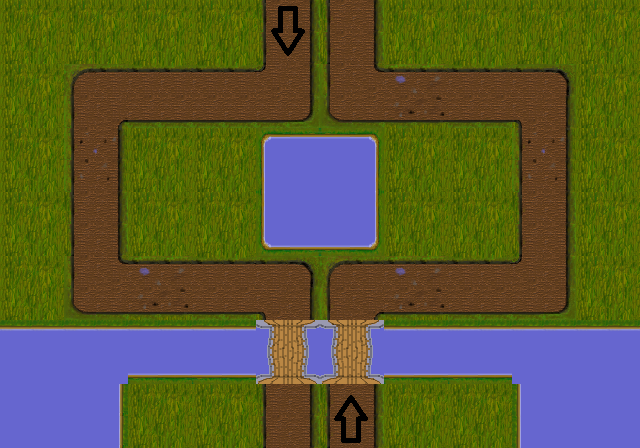

This game map was drawn from its Tiled (.tmx) file and the tilesets committed beside it. A one-line description and the full map source follow:
An orthogonal 10x7 tile map with 64x64 px tiles, 1 tile layer (Tile Layer 1).

<map version="1.0" orientation="orthogonal" width="10" height="7" tilewidth="64" tileheight="64">
 <tileset firstgid="1" name="Tileset" tilewidth="64" tileheight="64">
  <image source="../art/Tileset.png" width="576" height="576" />
 </tileset>
 <layer name="Tile Layer 1" width="10" height="7">
  <data>
   <tile gid="11" />
   <tile gid="11" />
   <tile gid="11" />
   <tile gid="11" />
   <tile gid="17" />
   <tile gid="12" />
   <tile gid="11" />
   <tile gid="11" />
   <tile gid="11" />
   <tile gid="11" />
   <tile gid="11" />
   <tile gid="1" />
   <tile gid="20" />
   <tile gid="20" />
   <tile gid="21" />
   <tile gid="19" />
   <tile gid="2" />
   <tile gid="20" />
   <tile gid="3" />
   <tile gid="11" />
   <tile gid="11" />
   <tile gid="10" />
   <tile gid="11" />
   <tile gid="11" />
   <tile gid="4" />
   <tile gid="6" />
   <tile gid="11" />
   <tile gid="11" />
   <tile gid="10" />
   <tile gid="11" />
   <tile gid="11" />
   <tile gid="12" />
   <tile gid="11" />
   <tile gid="11" />
   <tile gid="22" />
   <tile gid="24" />
   <tile gid="11" />
   <tile gid="11" />
   <tile gid="12" />
   <tile gid="11" />
   <tile gid="11" />
   <tile gid="19" />
   <tile gid="2" />
   <tile gid="20" />
   <tile gid="3" />
   <tile gid="1" />
   <tile gid="2" />
   <tile gid="20" />
   <tile gid="21" />
   <tile gid="11" />
   <tile gid="5" />
   <tile gid="5" />
   <tile gid="32" />
   <tile gid="32" />
   <tile gid="44" />
   <tile gid="44" />
   <tile gid="32" />
   <tile gid="32" />
   <tile gid="5" />
   <tile gid="5" />
   <tile gid="14" />
   <tile gid="15" />
   <tile gid="11" />
   <tile gid="11" />
   <tile gid="12" />
   <tile gid="26" />
   <tile gid="11" />
   <tile gid="11" />
   <tile gid="13" />
   <tile gid="14" />
  </data>
 </layer>
</map>